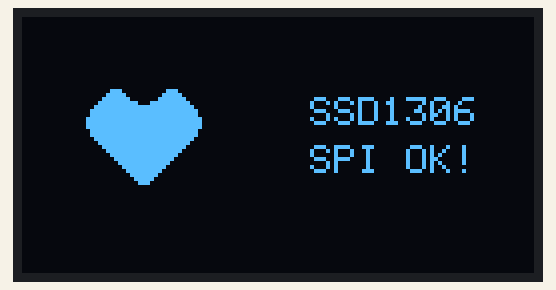
This sketch was run on a simulated Arduino Uno, built with avr-gcc and run on an emulated ATmega328P. Shown: 128×64 one-colour display.

Above: at 0.1 s.

The sketch:

ssd1306_spi_test.ino
```cpp
// SSD1306 SPI OLED test sketch
// Displays a static bitmap image + a text message
// Wiring (hardware SPI, Arduino Uno/Nano):
//   OLED D0/SCK  -> Pin 13
//   OLED D1/MOSI -> Pin 11
//   OLED RES     -> Pin 9
//   OLED DC      -> Pin 8
//   OLED CS      -> Pin 10
//   OLED VCC     -> 3.3V or 5V (check your module's rating)
//   OLED GND     -> GND
//
// Requires: Adafruit_GFX and Adafruit_SSD1306 libraries
// (Sketch > Include Library > Manage Libraries, search each name)

#include <SPI.h>
#include <Adafruit_GFX.h>
#include <Adafruit_SSD1306.h>

#define SCREEN_WIDTH  128
#define SCREEN_HEIGHT 64

#define OLED_MOSI  11
#define OLED_CLK   13
#define OLED_DC    8
#define OLED_CS    10
#define OLED_RESET 9

Adafruit_SSD1306 display(SCREEN_WIDTH, SCREEN_HEIGHT,
                          OLED_MOSI, OLED_CLK, OLED_DC, OLED_RESET, OLED_CS);

// 32x32 pixel bitmap, 1-bit-per-pixel, MSB-first (a simple heart icon)
// Generated by hand as an example — swap in your own via image2cpp.com
static const unsigned char PROGMEM heart_bmp[] = {
  0x00, 0x00, 0x00, 0x00, 0x00, 0x00, 0x00, 0x00,
  0x03, 0x80, 0x0E, 0x00, 0x07, 0xC0, 0x1F, 0x00,
  0x0F, 0xE0, 0x3F, 0x80, 0x1F, 0xF8, 0xFF, 0xC0,
  0x3F, 0xFF, 0xFF, 0xE0, 0x7F, 0xFF, 0xFF, 0xF0,
  0x7F, 0xFF, 0xFF, 0xF0, 0xFF, 0xFF, 0xFF, 0xF8,
  0xFF, 0xFF, 0xFF, 0xF8, 0xFF, 0xFF, 0xFF, 0xF8,
  0x7F, 0xFF, 0xFF, 0xF0, 0x7F, 0xFF, 0xFF, 0xF0,
  0x3F, 0xFF, 0xFF, 0xE0, 0x1F, 0xFF, 0xFF, 0xC0,
  0x0F, 0xFF, 0xFF, 0x80, 0x07, 0xFF, 0xFF, 0x00,
  0x03, 0xFF, 0xFE, 0x00, 0x01, 0xFF, 0xFC, 0x00,
  0x00, 0xFF, 0xF8, 0x00, 0x00, 0x7F, 0xF0, 0x00,
  0x00, 0x3F, 0xE0, 0x00, 0x00, 0x1F, 0xC0, 0x00,
  0x00, 0x0F, 0x80, 0x00, 0x00, 0x07, 0x00, 0x00,
  0x00, 0x00, 0x00, 0x00, 0x00, 0x00, 0x00, 0x00,
  0x00, 0x00, 0x00, 0x00, 0x00, 0x00, 0x00, 0x00,
  0x00, 0x00, 0x00, 0x00, 0x00, 0x00, 0x00, 0x00
};
#define HEART_W 32
#define HEART_H 32

void setup() {
  Serial.begin(9600);

  if (!display.begin(SSD1306_SWITCHCAPVCC)) {
    Serial.println(F("SSD1306 init failed - check wiring"));
    while (true);
  }

  display.clearDisplay();

  // Draw the bitmap on the left side, vertically centered
  display.drawBitmap((SCREEN_HEIGHT - HEART_H) / 2, (SCREEN_HEIGHT - HEART_H) / 2,
                      heart_bmp, HEART_W, HEART_H, SSD1306_WHITE);

  // Draw a text message to the right of the image
  display.setTextSize(1);
  display.setTextColor(SSD1306_WHITE);
  display.setCursor(72, 20);
  display.println(F("SSD1306"));
  display.setCursor(72, 32);
  display.println(F("SPI OK!"));

  display.display();
}

void loop() {
  // static test screen - nothing to update
}
```
